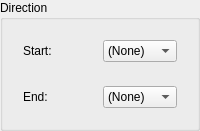
                     <widget class="QGroupBox" name="directionGroupBox">
                      <property name="title">
                       <string>Direction</string>
                      </property>
                      <layout class="QVBoxLayout" name="verticalLayout_26">
                       <item>
                        <widget class="QWidget" name="dirStartWidget" native="true">
                         <layout class="QHBoxLayout" name="horizontalLayout_12">
                          <item>
                           <widget class="QLabel" name="dirStartLabel">
                            <property name="text">
                             <string>Start: </string>
                            </property>
                           </widget>
                          </item>
                          <item>
                           <widget class="QComboBox" name="dirStartComboBox">
                            <item>
                             <property name="text">
                              <string>(None)</string>
                             </property>
                            </item>
                            <item>
                             <property name="text">
                              <string>Up</string>
                             </property>
                            </item>
                            <item>
                             <property name="text">
                              <string>Left</string>
                             </property>
                            </item>
                            <item>
                             <property name="text">
                              <string>Right</string>
                             </property>
                            </item>
                            <item>
                             <property name="text">
                              <string>Down</string>
                             </property>
                            </item>
                           </widget>
                          </item>
                         </layout>
                        </widget>
                       </item>
                       <item>
                        <widget class="QWidget" name="dirEndWidget" native="true">
                         <layout class="QHBoxLayout" name="horizontalLayout_13">
                          <item>
                           <widget class="QLabel" name="dirEndLabel">
                            <property name="text">
                             <string>End: </string>
                            </property>
                           </widget>
                          </item>
                          <item>
                           <widget class="QComboBox" name="dirEndComboBox">
                            <item>
                             <property name="text">
                              <string>(None)</string>
                             </property>
                            </item>
                            <item>
                             <property name="text">
                              <string>Up</string>
                             </property>
                            </item>
                            <item>
                             <property name="text">
                              <string>Left</string>
                             </property>
                            </item>
                            <item>
                             <property name="text">
                              <string>Right</string>
                             </property>
                            </item>
                            <item>
                             <property name="text">
                              <string>Down</string>
                             </property>
                            </item>
                           </widget>
                          </item>
                         </layout>
                        </widget>
                       </item>
                      </layout>
                     </widget>
